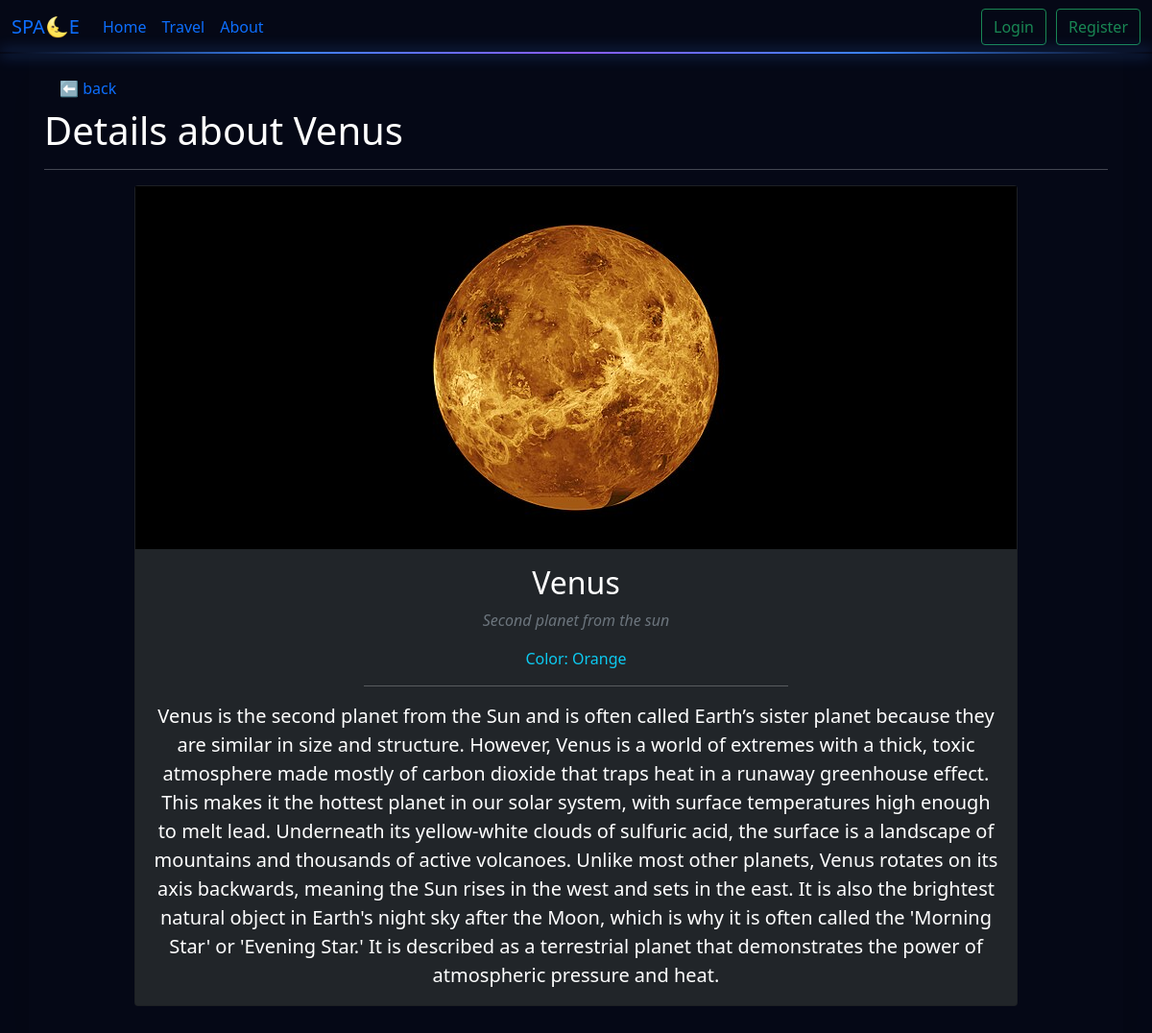
The page /planet/2 on the database its author committed.
### models.py (models this page shows, shortened)
class BaseModel:
    def create(self):
        db.session.add(self)
        db.session.commit()

class Planet(db.Model, BaseModel):
    __tablename__ = "planets"
    id = db.Column(db.Integer(), primary_key = True)
    title = db.Column(db.String(), nullable = False)
    color = db.Column(db.String(), nullable = False)
    second_name = db.Column(db.String(), nullable = False)
    distance_million_km = db.Column(db.Float(), nullable = False) # Float-it ar aris aucilebeli rom mteli ricxvi iyos. moon-ze maq 0.4
    image = db.Column(db.String(), default = "default.jpg")
    details = db.Column(db.String(), nullable = False)

### routes.py (the view)
@app.route("/planet/<int:planet_id>")
def view_planet_details(planet_id):
    planet = Planet.query.get(planet_id)
    if planet:
        reviews = Review.query.filter(Review.planet_id == planet_id).all()
        return render_template("planet_details.html",
                               planet=planet,
                               reviews=reviews)
    return "Planet Not Found"

### templates/planet_details.html (shortened to what this page needs)
{% extends 'base.html' %}
{% block content %}
<a href="/" class="nav-link"> ⬅️ back</a>
<h1>Details about {{ planet.title }}</h1>
<hr>
<div class="row justify-content-center">
    <div class="col-12 col-lg-10">
        <div class="card mb-4" style="background-color: #212529">
            <div class="text-center p-4" style="background-color: #000;">
                <img src="/static/images/{{ planet.image }}" class="img-fluid" style="max-height: 350px;" alt="Planet Image">
            </div>
            <div class="card-body text-center">
                <h2 class="card-title text-white">{{ planet.title }}</h2>
                <p class="card-text text-muted"><i>{{ planet.second_name }}</i></p>
                <p class="card-text text-info">Color: {{ planet.color }}</p>
                <hr style="width: 50%; margin: 1rem auto;">
                <p class="card-text text-white fs-5">{{ planet.details }}</p>
            </div>
        </div>
    </div>
</div>
{% endblock %}

### templates/base.html (shortened to what this page needs)
<!doctype html>
<html lang="en">
<head>
    <link href="/static/style.css" rel="stylesheet">
    <link href="https://cdn.jsdelivr.net/npm/bootstrap@5.0.2/dist/css/bootstrap.min.css" rel="stylesheet"
>
    <link rel="stylesheet" href="{{ url_for('static', filename='style.css') }}">
</head>
<body>
<nav class="navbar navbar-expand-lg">
  <div class="container-fluid">
    <a class="navbar-brand" href="#">SPA🌜E</a>
    <div class="collapse navbar-collapse" id="navbarSupportedContent">
      <ul class="navbar-nav me-auto mb-2 mb-lg-0">
        <li class="nav-item">
          <a class="nav-link active" aria-current="page" href="/">Home</a>
        </li>
          <li class="nav-item">
            <a class="nav-link" href="/travel">Travel</a>
        </li>
        <li class="nav-item">
          <a class="nav-link" href="/about" tabindex="-1" aria-disabled="true">About</a>
        </li>
      </ul>
      <div class="d-flex">
        {% if current_user.is_authenticated %}
            <a href="/logout" class="btn btn-primary">Logout</a>
        {% else %}
            <a href="/login" class="btn btn-outline-success">Login</a>
            <a href="/register" class="btn btn-outline-success" style="margin-left: 10px;">Register</a>
        {% endif %}
      </div>
    </div>
  </div>
</nav>
<div class="container shadow-lg p-3 mb-5 rounded">
    {% block content %}
    {% endblock %}
</div>
</body>
</html>

### static/style.css (style rules this page uses)
body { background-color: #050816; color: white; }
.navbar { background-color: #050816; }
.navbar::after { content: ''; position: absolute; bottom: 0; left: 0; width: 100%; height: 2px; background: linear-gradient(90deg, transparent, #3b82f6, #8b5cf6, #3b82f6, transparent); box-shadow: 0 0 15px #3b82f6; }

### rows shown on the page
Planet: title "Venus", image (picture), second_name "Second planet from the sun", color "Orange", details "Venus is the second planet from the Sun and is often called Earth’s sister planet because they are similar in size and structure. However, Venus is a world of extremes with a thick, toxic atmosphere made mostly of carbon dioxide that traps heat in a runaway greenhouse effect. This makes it the hottest planet in our solar system, with surface temperatures high enough to melt lead. Underneath its yellow-white clouds of sulfuric acid, the surface is a landscape of mountains and thousands of active volcanoes. Unlike most other planets, Venus rotates on its axis backwards, meaning the Sun rises in the west and sets in the east. It is also the brightest natural object in Earth's night sky after…"
